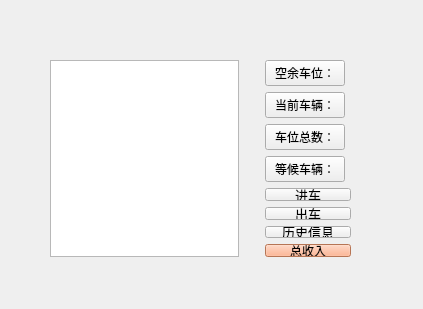
<?xml version="1.0" encoding="UTF-8"?>
<ui version="4.0">
 <class>Widget</class>
 <widget class="QWidget" name="Widget">
  <property name="geometry">
   <rect>
    <x>0</x>
    <y>0</y>
    <width>423</width>
    <height>309</height>
   </rect>
  </property>
  <property name="windowTitle">
   <string>Widget</string>
  </property>
  <widget class="QWidget" name="gridLayoutWidget">
   <property name="geometry">
    <rect>
     <x>50</x>
     <y>60</y>
     <width>301</width>
     <height>197</height>
    </rect>
   </property>
   <layout class="QGridLayout" name="gridLayout">
    <item row="0" column="3">
     <widget class="QPushButton" name="spareSpace_PushButton">
      <property name="text">
       <string>空余车位：</string>
      </property>
     </widget>
    </item>
    <item row="3" column="3">
     <widget class="QPushButton" name="waitingCars_PushButton">
      <property name="text">
       <string>等候车辆：</string>
      </property>
     </widget>
    </item>
    <item row="4" column="3" colspan="2">
     <layout class="QVBoxLayout" name="verticalLayout">
      <item>
       <spacer name="verticalSpacer">
        <property name="orientation">
         <enum>Qt::Orientation::Vertical</enum>
        </property>
        <property name="sizeHint" stdset="0">
         <size>
          <width>20</width>
          <height>40</height>
         </size>
        </property>
       </spacer>
      </item>
      <item>
       <widget class="QPushButton" name="entryButton">
        <property name="font">
         <font>
          <family>Microsoft Sans Serif</family>
          <pointsize>10</pointsize>
         </font>
        </property>
        <property name="text">
         <string>进车</string>
        </property>
       </widget>
      </item>
      <item>
       <widget class="QPushButton" name="outButton">
        <property name="font">
         <font>
          <family>Microsoft Sans Serif</family>
          <pointsize>10</pointsize>
         </font>
        </property>
        <property name="text">
         <string>出车</string>
        </property>
       </widget>
      </item>
      <item>
       <widget class="QPushButton" name="infoButton">
        <property name="font">
         <font>
          <family>Microsoft Sans Serif</family>
          <pointsize>10</pointsize>
         </font>
        </property>
        <property name="text">
         <string>历史信息</string>
        </property>
       </widget>
      </item>
      <item>
       <widget class="QPushButton" name="income_pushButton">
        <property name="styleSheet">
         <string notr="true">background-color: rgb(255, 164, 119);
color: rgb(0, 0, 0);
font: 9pt &quot;Microsoft YaHei UI&quot;;</string>
        </property>
        <property name="text">
         <string>总收入</string>
        </property>
       </widget>
      </item>
     </layout>
    </item>
    <item row="0" column="2">
     <spacer name="horizontalSpacer">
      <property name="orientation">
       <enum>Qt::Orientation::Horizontal</enum>
      </property>
      <property name="sizeHint" stdset="0">
       <size>
        <width>40</width>
        <height>20</height>
       </size>
      </property>
     </spacer>
    </item>
    <item row="1" column="3">
     <widget class="QPushButton" name="currentCars_PushButton">
      <property name="text">
       <string>当前车辆：</string>
      </property>
     </widget>
    </item>
    <item row="2" column="3">
     <widget class="QPushButton" name="numberOfAll_PushButton">
      <property name="text">
       <string>车位总数：</string>
      </property>
     </widget>
    </item>
    <item row="0" column="1" rowspan="5">
     <widget class="QTextBrowser" name="info_textBrowser"/>
    </item>
    <item row="3" column="2">
     <spacer name="verticalSpacer_2">
      <property name="orientation">
       <enum>Qt::Orientation::Vertical</enum>
      </property>
      <property name="sizeHint" stdset="0">
       <size>
        <width>20</width>
        <height>40</height>
       </size>
      </property>
     </spacer>
    </item>
   </layout>
  </widget>
 </widget>
 <resources/>
 <connections/>
</ui>
